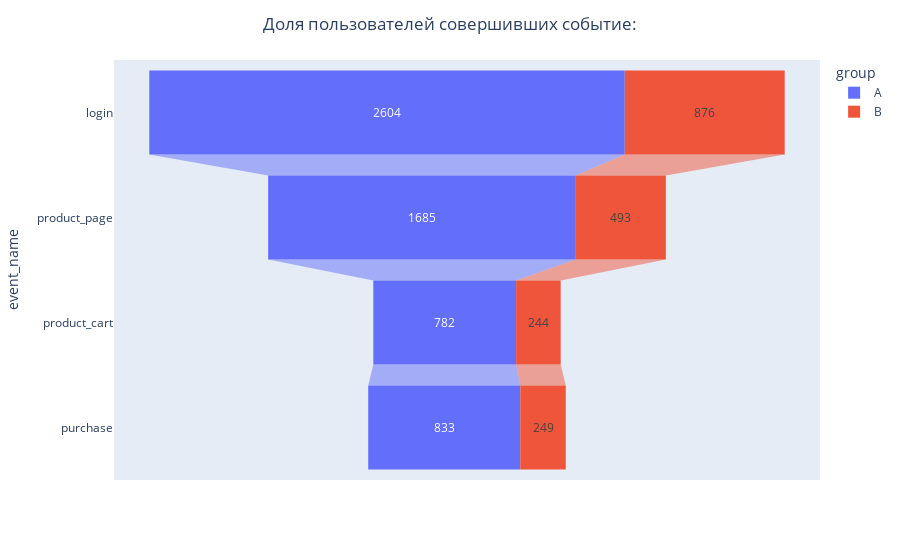

This figure's notebook cell:
### Code cell
fig = px.funnel(df_ab, x='cnt', y='event_name', color='group')
fig.update_layout(title_text='Доля пользователей совершивших событие:', title_x=0.5)
fig.show()

### Figure 1 — Plotly figure (JSON) as saved in the notebook; plotly's stock layout.template omitted (floating-point values rounded to 4 significant figures)
{"data": [{"hovertemplate": "group=А<br>cnt=%{x}<br>event_name=%{y}<extra></extra>", "legendgroup": "А", "marker": {"color": "#636efa"}, "name": "А", "orientation": "h", "showlegend": true, "type": "funnel", "x": [2604, 1685, 782, 833], "xaxis": "x", "y": ["login", "product_page", "product_cart", "purchase"], "yaxis": "y"}, {"hovertemplate": "group=B<br>cnt=%{x}<br>event_name=%{y}<extra></extra>", "legendgroup": "B", "marker": {"color": "#EF553B"}, "name": "B", "orientation": "h", "showlegend": true, "type": "funnel", "x": [876, 493, 244, 249], "xaxis": "x", "y": ["login", "product_page", "product_cart", "purchase"], "yaxis": "y"}], "layout": {"legend": {"title": {"text": "group"}, "tracegroupgap": 0}, "margin": {"t": 60}, "title": {"text": "Доля пользователей совершивших событие:", "x": 0.5}, "xaxis": {"anchor": "y", "domain": [0, 1], "title": {"text": "cnt"}}, "yaxis": {"anchor": "x", "domain": [0, 1], "title": {"text": "event_name"}}}}
